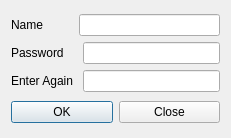
<?xml version="1.0" encoding="UTF-8"?>
<ui version="4.0">
 <class>Register</class>
 <widget class="QDialog" name="Register">
  <property name="geometry">
   <rect>
    <x>0</x>
    <y>0</y>
    <width>231</width>
    <height>138</height>
   </rect>
  </property>
  <property name="windowTitle">
   <string>Dialog</string>
  </property>
  <layout class="QGridLayout" name="gridLayout">
   <item row="0" column="0">
    <layout class="QVBoxLayout" name="verticalLayout">
     <item>
      <layout class="QHBoxLayout" name="horizontalLayout">
       <item>
        <widget class="QLabel" name="nameLabel">
         <property name="text">
          <string>Name         </string>
         </property>
        </widget>
       </item>
       <item>
        <widget class="QLineEdit" name="nameLineEdit"/>
       </item>
      </layout>
     </item>
     <item>
      <layout class="QHBoxLayout" name="horizontalLayout_2">
       <item>
        <widget class="QLabel" name="passwd1Label">
         <property name="text">
          <string>Password    </string>
         </property>
        </widget>
       </item>
       <item>
        <widget class="QLineEdit" name="passwd1LineEdit"/>
       </item>
      </layout>
     </item>
     <item>
      <layout class="QHBoxLayout" name="horizontalLayout_3">
       <item>
        <widget class="QLabel" name="passwd2dLabel">
         <property name="text">
          <string>Enter Again </string>
         </property>
        </widget>
       </item>
       <item>
        <widget class="QLineEdit" name="passwd2LineEdit"/>
       </item>
      </layout>
     </item>
    </layout>
   </item>
   <item row="1" column="0">
    <layout class="QHBoxLayout" name="horizontalLayout_4">
     <item>
      <widget class="QPushButton" name="okBtn">
       <property name="text">
        <string>OK</string>
       </property>
      </widget>
     </item>
     <item>
      <widget class="QPushButton" name="closeBtn">
       <property name="text">
        <string>Close</string>
       </property>
      </widget>
     </item>
    </layout>
   </item>
  </layout>
 </widget>
 <resources/>
 <connections/>
</ui>
